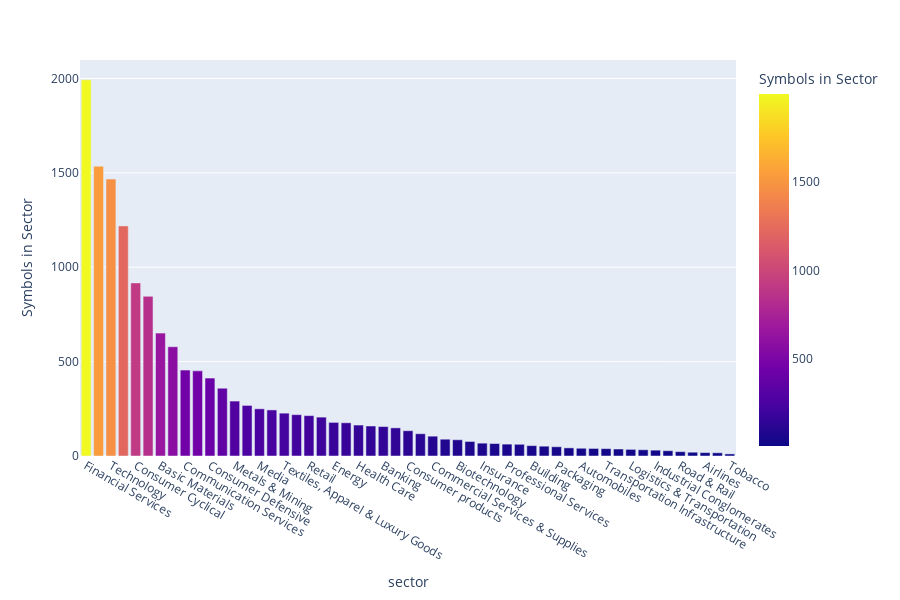

Here is the notebook cell this chart was saved with:
### Code cell
fig = px.bar(sector_count, x='sector', y='sector_count',
             hover_data=['sector', 'sector_count'], color='sector_count',
             labels={'sector_count':'Symbols in Sector'}, height=600)
fig.update_layout(barmode='group', xaxis_tickangle=30)
fig.show()

### Figure 1 — Plotly figure (JSON) as saved in the notebook; plotly's stock layout.template omitted (floating-point values rounded to 4 significant figures)
{"data": [{"alignmentgroup": "True", "hovertemplate": "sector=%{x}<br>Symbols in Sector=%{marker.color}<extra></extra>", "legendgroup": "", "marker": {"color": [1993, 1535, 1467, 1219, 917, 846, 651, 579, 455, 451, 413, 359, 291, 268, 250, 244, 227, 219, 214, 206, 178, 176, 164, 159, 156, 149, 134, 118, 105, 89, 86, 77, 68, 66, 63, 62, 55, 52, 49, 43, 41, 40, 39, 37, 35, 33, 31, 28, 23, 20, 18, 17, 11], "coloraxis": "coloraxis"}, "name": "", "offsetgroup": "", "orientation": "v", "showlegend": false, "textposition": "auto", "type": "bar", "x": ["Financial Services", "Healthcare", "Technology", "Industrials", "Consumer Cyclical", "Real Estate", "Basic Materials", "Energy", "Communication Services", "N/A", "Consumer Defensive", "Utilities", "Metals & Mining", "Construction", "Media", "Electrical Equipment", "Textiles, Apparel & Luxury Goods", "Chemicals", "Retail", "Machinery", "Energy ", "Food Products", "Health Care", "Hotels, Restaurants & Leisure", "Banking", "Pharmaceuticals", "Consumer products", "Auto Components", "Commercial Services & Supplies", "Trading Companies & Distributors", "Biotechnology", "Semiconductors", "Insurance", "Diversified Consumer Services", "Professional Services", "Telecommunication", "Building", "Communications", "Packaging", "Beverages", "Automobiles", "Paper & Forest", "Transportation Infrastructure", "Life Sciences Tools & Services", "Logistics & Transportation", "Aerospace & Defense", "Industrial Conglomerates", "Marine", "Road & Rail", "Distributors", "Airlines", "Leisure Products", "Tobacco"], "xaxis": "x", "y": [1993, 1535, 1467, 1219, 917, 846, 651, 579, 455, 451, 413, 359, 291, 268, 250, 244, 227, 219, 214, 206, 178, 176, 164, 159, 156, 149, 134, 118, 105, 89, 86, 77, 68, 66, 63, 62, 55, 52, 49, 43, 41, 40, 39, 37, 35, 33, 31, 28, 23, 20, 18, 17, 11], "yaxis": "y"}], "layout": {"barmode": "group", "coloraxis": {"colorbar": {"title": {"text": "Symbols in Sector"}}, "colorscale": [[0, "#0d0887"], [0.1111, "#46039f"], [0.2222, "#7201a8"], [0.3333, "#9c179e"], [0.4444, "#bd3786"], [0.5556, "#d8576b"], [0.6667, "#ed7953"], [0.7778, "#fb9f3a"], [0.8889, "#fdca26"], [1, "#f0f921"]]}, "height": 600, "legend": {"tracegroupgap": 0}, "margin": {"t": 60}, "xaxis": {"anchor": "y", "domain": [0, 1], "tickangle": 30, "title": {"text": "sector"}}, "yaxis": {"anchor": "x", "domain": [0, 1], "title": {"text": "Symbols in Sector"}}}}
